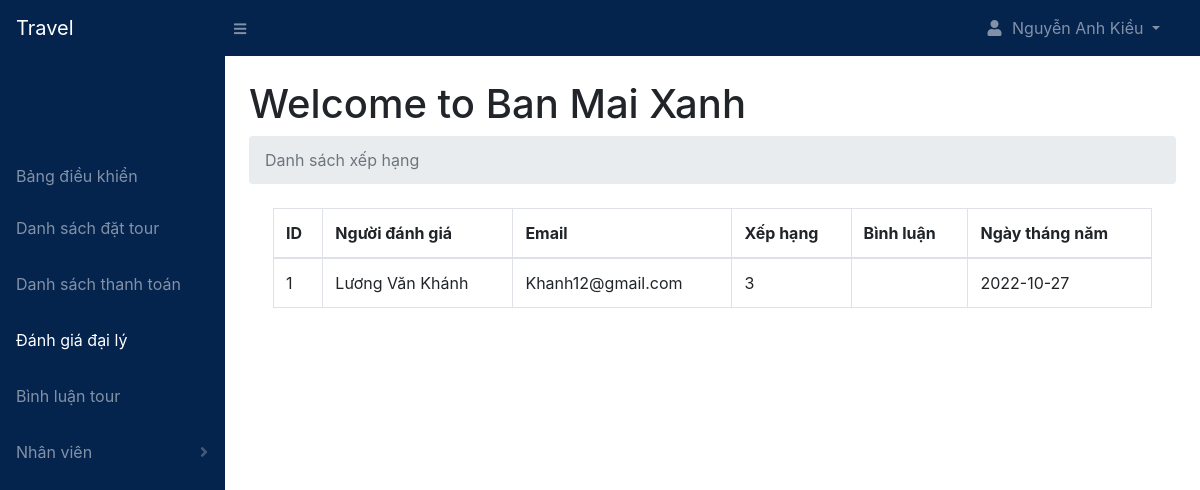
The app's page /agency/reviews.php (signed in) with its own data.
### tables this page shows
CREATE TABLE `reviews` (
  `review_id` int(11) NOT NULL,
  `agency_id` int(11) NOT NULL,
  `tourist_id` int(11) NOT NULL,
  `rating` int(11) NOT NULL,
  `comment` text NOT NULL,
  `review_status` varchar(255) NOT NULL,
  `review_date` date NOT NULL
);

CREATE TABLE `tourists` (
  `tourist_id` int(11) NOT NULL,
  `tourist_username` varchar(255) NOT NULL,
  `tourist_name` varchar(255) NOT NULL,
  `tourist_email` varchar(255) NOT NULL,
  `tourist_password` varchar(255) NOT NULL,
  `profile_image` text NOT NULL,
  `tourist_contact` varchar(225) NOT NULL,
  `tourist_address` varchar(255) NOT NULL,
  `tourist_status` varchar(255) NOT NULL,
  `date` date NOT NULL
);

### includes/functions.php (called while the page is built, shortened)
<?php
    function readTourist($tourist_id){
        include 'db.php';
        $stmt = $pdo->prepare('SELECT * FROM tourists WHERE tourist_id = :tourist_id');
        $stmt->execute([':tourist_id' => $tourist_id]);
        $tourist = $stmt->fetch(PDO::FETCH_ASSOC);
        return $tourist;
    }
?>

### agency/reviews.php (the view, shortened to what this page needs)
<?php
    include '../includes/db.php';
    include '../includes/functions.php';
    include 'layouts/agency_header.php';
    include 'layouts/agency_navbar.php';
    if(isset($_SESSION['agency_id'])){
        $agency_id = $_SESSION['agency_id'];
        $stmt = $pdo->prepare('SELECT * FROM reviews WHERE agency_id = :agency_id AND review_status = :review_status ORDER BY review_id DESC');
        $stmt->execute([':agency_id'        => $agency_id,
                        ':review_status'    => 'Đã phê duyệt']);
        $reviews = [];
        while($row = $stmt->fetch(PDO::FETCH_ASSOC)){
            $reviews[] = $row;
        }
    }
?>
<head>
    <link rel="stylesheet" href="../css/agency.php">
</head>
<div id="layoutSidenav">
    <?php
        include 'layouts/agency_sidenav.php';
    ?>
    <div id="layoutSidenav_content">
        <main>
            <div class="container-fluid">
                <h1 class="mt-4">Welcome to
                <?php
                    if(isset($_SESSION['employee_id'])){
                        echo ucwords($_SESSION['agency_name']) ." (". ucwords($_SESSION['role']) .")";
                    }elseif($_SESSION['agency_id']){
                        echo ucwords($_SESSION['agency_name']) ." ";
                    }
                ?>
                </h1>
                <ol class="breadcrumb mb-4">
                    <li class="breadcrumb-item active">Danh sách xếp hạng</li>
                </ol>
                <div class="container-fluid mt-3">
                <?php
                    if(empty($reviews)){
                        echo '<h1 class="text-center pt-4"> Không tìm thấy đánh giá nào</h1>';
                    }else{
                ?>
                    <table class="table table-hover table-bordered">
                        <thead>
                            <tr>
                                <th>ID</th>
                                <th>Người đánh giá </th>
                                <th>Email</th>
                                <th>Xếp hạng</th>
                                <th>Bình luận</th>
                                <th>Ngày tháng năm</th>
                            </tr>
                        </thead>
                        <tbody>
                        <?php
                            $i = 1;
                            foreach($reviews as $review){
                                echo '<tr>';
                                    echo '<td>'. $i++ .'</td>';
                                    $tourist = readTourist($review['tourist_id']);
                                    echo '<td>'. ucwords($tourist['tourist_name']) .'</td>';
                                    echo '<td>'. $tourist['tourist_email'] .'</td>';
                                    echo '<td>'. $review['rating'] .'</td>';
                                    echo '<td>'. $review['comment'] .'</td>';
                                    echo '<td>'. $review['review_date'] .'</td>';
                                echo '</tr>';
                            }
                        ?>
                        </tbody>
                    </table>
                    <?php
                    }
                    ?>
                </div>
            </div>
        </main>
    </div>
</div>
<?php
    include 'layouts/agency_footer.php';
?>

### records on screen
reviews: tourist.tourist_name "Lương Văn Khánh", tourist.tourist_email "Khanh12@gmail.com", rating "3", review_date "2022-10-27"

### other values on screen
$_SESSION['owner_name'] "Nguyễn Anh Kiều"
$_SESSION['agency_name'] "Ban Mai Xanh"
